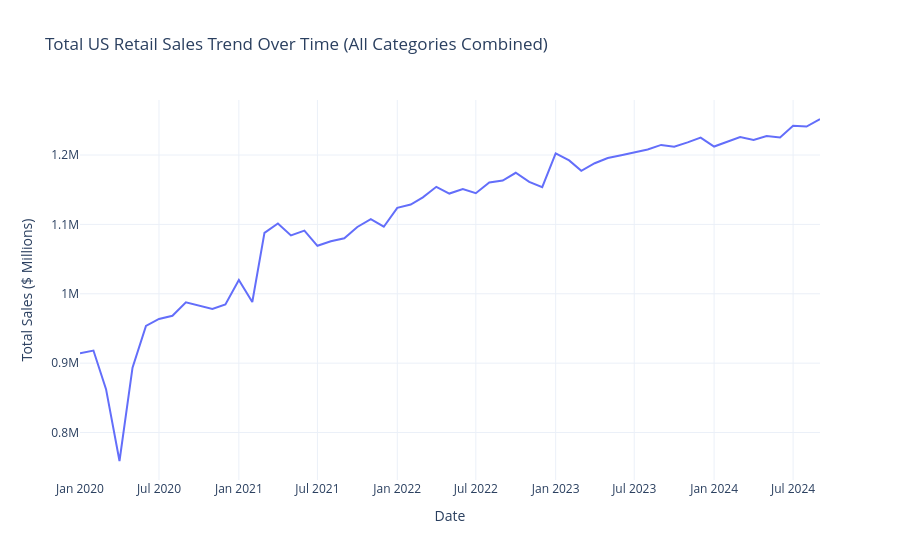

The cell this chart's notebook holds for it:
### Code cell
import plotly.express as px
# 1. Group by month and sum the sales across all categories
df_trend = (
    data[data["Estimate_Type"] == "adjusted"]
    .dropna(subset=["Sales"])
    .groupby("Sales_Month", as_index=False)["Sales"]
    .sum()
)

# 2. Create the trend line
fig = px.line(
    df_trend,
    x="Sales_Month",
    y="Sales",
    title="Total US Retail Sales Trend Over Time (All Categories Combined)",
    labels={"Sales_Month": "Date", "Sales": "Total Sales ($ Millions)"},
    template="plotly_white",
)

fig.update_layout(hovermode="x unified")
fig.show()
